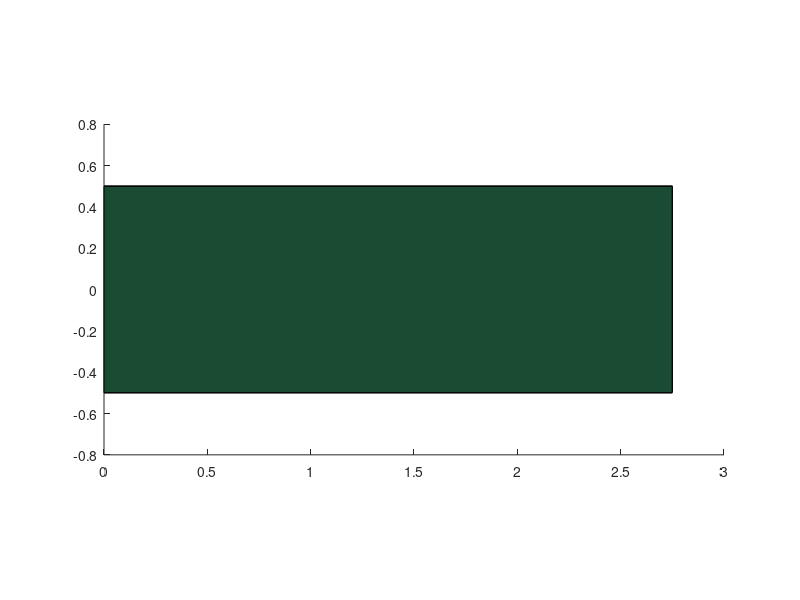

MATLAB code for this plot:
function p = cylinder(parentAxes, faceColor)
if (nargin == 0)
    parentAxes = gca;
    faceColor = [.1 .3 .2];
elseif (nargin == 1)
    faceColor = [.1 .3 .2];
end
set(parentAxes, 'DataAspectRatio', [1 1 1]);
% link0Verts =...
%     [ 7  -1.53  6.95;%1
%       7   1.54  6.95;%2
%       7   .69   8.25;%3
%       7   -.74  8.25;%4
%      5.09 -1.53	6.95;%5
%      5.09 -.74 	8.25;%6
%      5.09  .69	8.25;%7
%      5.09  1.54	6.95;];%8
 
 
 link0Verts =...
    [ 0      -1/2     .15;%1
      0       1/2     .15;%2
      0       1/2     -1.75;%3
      0      -1/2     -1.75;%4
     2.75	 -1/2	    .15;%5
     2.75	 -1/2 	-1.75;%6
     2.75	  1/2	    -1.75;%7
     2.75	  1/2	    .15;];%8

 
AA = zeros(8,3);
AA(:,1) = 0;

link0Verts = link0Verts;% + AA;
link0Faces =...
    [1  2  3  4;
     1  5  6 4;
    4  3  7 6;
    2  3  7 8;
    8 7  6 5];

p = patch('Parent', parentAxes, 'Faces',link0Faces,'Vertices',link0Verts,'FaceColor',faceColor);

end